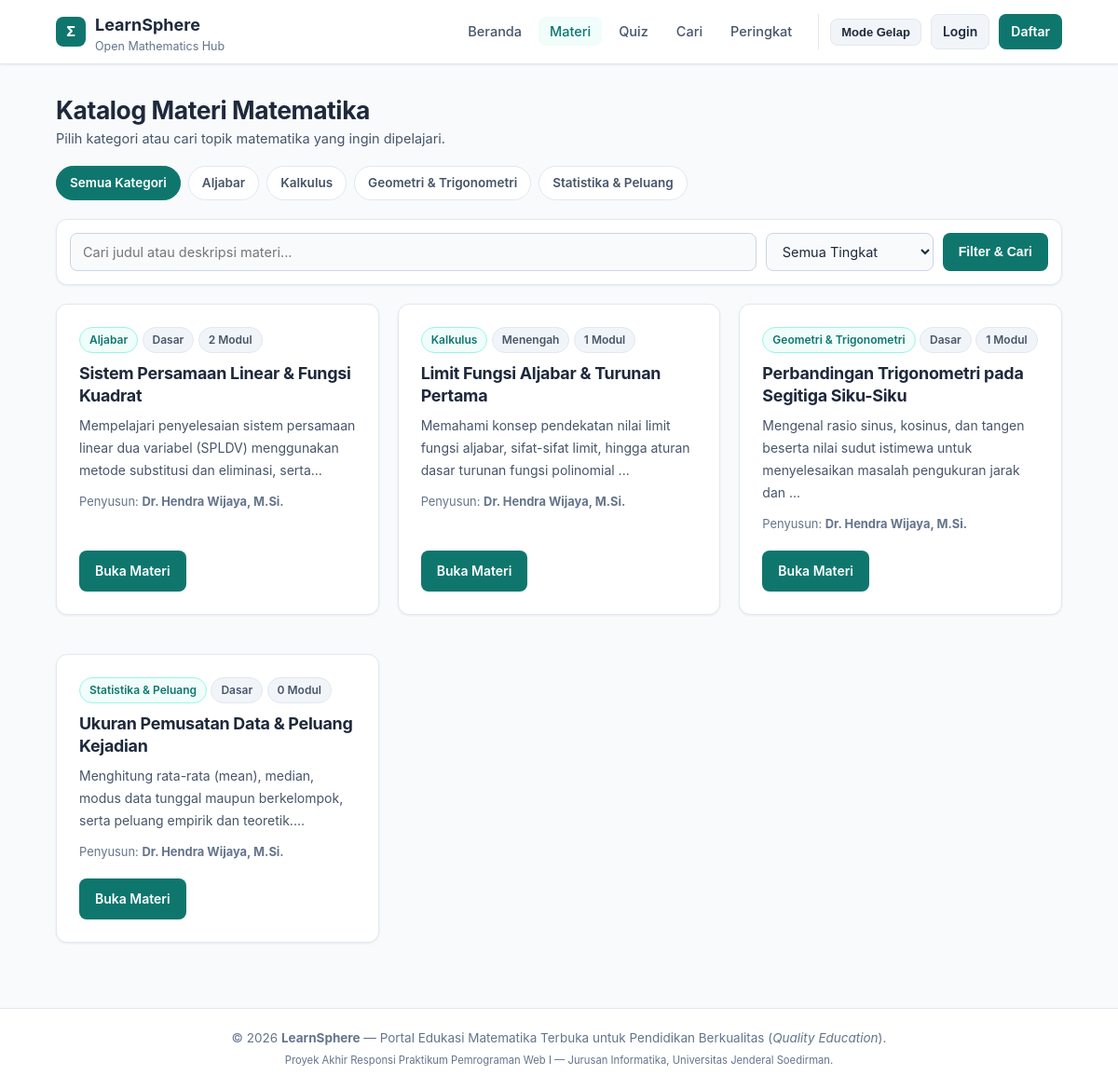
The app's page /materi.php with its own data.
### tables this page shows
CREATE TABLE kategori (
    id INT(11) AUTO_INCREMENT PRIMARY KEY,
    nama_kategori VARCHAR(80) NOT NULL UNIQUE,
    deskripsi VARCHAR(255) NOT NULL
);

CREATE TABLE materi (
    id INT(11) AUTO_INCREMENT PRIMARY KEY,
    kategori_id INT(11) NOT NULL,
    user_id INT(11) NOT NULL,
    judul VARCHAR(150) NOT NULL,
    tingkat ENUM('Dasar', 'Menengah', 'Lanjut') NOT NULL DEFAULT 'Dasar',
    deskripsi TEXT NOT NULL,
    thumbnail VARCHAR(255) DEFAULT NULL,
    created_at TIMESTAMP DEFAULT CURRENT_TIMESTAMP,
    FOREIGN KEY (kategori_id) REFERENCES kategori(id) ON DELETE RESTRICT,
    FOREIGN KEY (user_id) REFERENCES users(id) ON DELETE CASCADE
);

CREATE TABLE users (
    id INT(11) AUTO_INCREMENT PRIMARY KEY,
    nama_lengkap VARCHAR(100) NOT NULL,
    username VARCHAR(50) NOT NULL UNIQUE,
    email VARCHAR(100) NOT NULL UNIQUE,
    password VARCHAR(255) NOT NULL,
    role ENUM('user', 'pengajar', 'admin') NOT NULL DEFAULT 'user',
    status_pengajar ENUM('none', 'pending', 'approved', 'rejected') NOT NULL DEFAULT 'none',
    bidang_keahlian VARCHAR(200) DEFAULT NULL,
    created_at TIMESTAMP DEFAULT CURRENT_TIMESTAMP
);

### materi.php (the view, shortened to what this page needs)
<?php
require_once 'config/koneksi.php';
$kategori_aktif = isset($_GET['kategori']) ? (int)$_GET['kategori'] : 0;
$cari           = isset($_GET['q']) ? trim($_GET['q']) : '';
$where = [];
$where_sql = count($where) > 0 ? "WHERE " . implode(" AND ", $where) : "";
$query = "SELECT m.*, k.nama_kategori, u.nama_lengkap AS pembuat,
          (SELECT COUNT(*) FROM modul_materi mm WHERE mm.materi_id = m.id) AS jumlah_modul
          FROM materi m
          JOIN kategori k ON m.kategori_id = k.id
          JOIN users u ON m.user_id = u.id
          $where_sql
          ORDER BY m.created_at DESC";
$result = mysqli_query($conn, $query);
$kategori_list = mysqli_query($conn, "SELECT * FROM kategori ORDER BY id ASC");
include 'includes/header.php';
?>
<div style="display:flex; justify-content:space-between; align-items:center; flex-wrap:wrap; gap:10px; margin-bottom:16px;">
    <div>
        <h1>Katalog Materi Matematika</h1>
        <p style="color:var(--text-secondary); font-size:14.5px;">Pilih kategori atau cari topik matematika yang ingin dipelajari.</p>
    </div>
</div>
<div class="filter-pills">
    <a href="materi.php" class="pill-link <?= $kategori_aktif === 0 ? 'active' : '' ?>">Semua Kategori</a>
    <?php while ($kat = mysqli_fetch_assoc($kategori_list)): ?>
        <a href="materi.php?kategori=<?= $kat['id'] ?>" class="pill-link <?= $kategori_aktif === (int)$kat['id'] ? 'active' : '' ?>">
            <?= htmlspecialchars($kat['nama_kategori']) ?>
        </a>
    <?php endwhile; ?>
</div>
<form method="GET" action="materi.php" class="search-bar-box">
    <input type="text" name="q" value="<?= htmlspecialchars($cari) ?>" placeholder="Cari judul atau deskripsi materi...">
    <select name="tingkat">
        <option value="">Semua Tingkat</option>
    </select>
    <button type="submit" class="btn btn-primary">Filter & Cari</button>
</form>
<?php if (mysqli_num_rows($result) === 0): ?>
    <div class="card" style="text-align:center; color:var(--text-muted);">
        Tidak ada materi matematika yang sesuai dengan kriteria pencarian Anda.
    </div>
<?php else: ?>
    <section class="grid-3">
        <?php while ($row = mysqli_fetch_assoc($result)): ?>
            <div class="card card-hover" style="display:flex; flex-direction:column; justify-content:space-between;">
                <div>
                    <span class="badge badge-accent"><?= htmlspecialchars($row['nama_kategori']) ?></span>
                    <span class="badge"><?= htmlspecialchars($row['tingkat']) ?></span>
                    <span class="badge"><?= $row['jumlah_modul'] ?> Modul</span>
                    <h3 style="margin-top:10px;"><?= htmlspecialchars($row['judul']) ?></h3>
                    <p style="font-size:14px; color:var(--text-secondary); margin:8px 0;">
                        <?= htmlspecialchars(substr($row['deskripsi'], 0, 120)) ?>...
                    </p>
                    <p><small style="color:var(--text-muted);">Penyusun: <b><?= htmlspecialchars($row['pembuat']) ?></b></small></p>
                </div>
                <div style="margin-top:16px; display:flex; gap:8px; flex-wrap:wrap;">
                    <a href="materi_detail.php?id=<?= $row['id'] ?>" class="btn btn-primary">Buka Materi</a>
                </div>
            </div>
        <?php endwhile; ?>
    </section>
<?php endif; ?>
<?php include 'includes/footer.php'; ?>

### assets/css/style.css (style rules this page uses)
:root { --bg-page: #f8fafc; --bg-surface: #ffffff; --bg-subtle: #f1f5f9; --border-color: #e2e8f0; --border-strong: #cbd5e1; --text-primary: #1e293b; --text-secondary: #475569; --text-muted: #64748b; --accent: #0f766e; --accent-hover: #115e59; --accent-soft: #f0fdfa; --accent-border: #99f6e4; --success-bg: #ecfdf5; --success-border: #10b981; --success-text: #065f46; --error-bg: #fef2f2; --error-border: #ef4444; --error-text: #991b1b; --warning-bg: #fffbeb; --warning-border: #f59e0b; --shadow-sm: 0 1px 3px rgba(15, 23, 42, 0.04), 0 1px 2px rgba(15, 23, 42, 0.03); --shadow-md: 0 4px 12px rgba(15, 23, 42, 0.06); }
* { box-sizing: border-box; margin: 0; padding: 0; }
body { font-family: 'Inter', -apple-system, BlinkMacSystemFont, 'Segoe UI', Roboto, sans-serif; background-color: var(--bg-page); color: var(--text-primary); line-height: 1.7; font-size: 15.5px; display: flex; flex-direction: column; min-height: 100vh; transition: background-color 0.25s ease, color 0.25s ease; }
h1, h2, h3, h4 { color: var(--text-primary); font-weight: 700; letter-spacing: -0.015em; line-height: 1.35; }
h1 { font-size: 1.65rem; }
h3 { font-size: 1.12rem; }
a { color: var(--accent); text-decoration: none; }
.card { background-color: var(--bg-surface); border: 1px solid var(--border-color); border-radius: 12px; padding: 24px; margin-bottom: 22px; box-shadow: var(--shadow-sm); transition: border-color 0.2s ease, box-shadow 0.2s ease; }
.grid-3 { display: grid; grid-template-columns: repeat(auto-fit, minmax(290px, 1fr)); gap: 20px; }
.btn { display: inline-flex; align-items: center; justify-content: center; gap: 6px; padding: 9px 16px; border-radius: 8px; text-decoration: none !important; font-weight: 600; font-size: 14px; cursor: pointer; border: 1px solid transparent; transition: all 0.18s ease; }
.btn-primary { background-color: var(--accent); color: #ffffff !important; }
input[type="text"], input[type="email"], input[type="password"], input[type="number"], input[type="url"], input[type="file"], select, textarea { width: 100%; padding: 10px 13px; background-color: var(--bg-page); color: var(--text-primary); border: 1px solid var(--border-strong); border-radius: 8px; font-size: 14.5px; font-family: inherit; transition: border-color 0.2s ease, box-shadow 0.2s ease; }
.badge { display: inline-block; padding: 3px 10px; font-size: 12px; font-weight: 600; border-radius: 20px; background-color: var(--bg-subtle); color: var(--text-secondary); border: 1px solid var(--border-color); }
.badge-accent { background-color: var(--accent-soft); color: var(--accent); border-color: var(--accent-border); }
.search-bar-box { display: flex; gap: 10px; flex-wrap: wrap; background-color: var(--bg-surface); border: 1px solid var(--border-color); padding: 14px; border-radius: 12px; margin-bottom: 20px; box-shadow: var(--shadow-sm); }
.search-bar-box input[type="text"] { flex: 1; min-width: 220px; }
.search-bar-box select { width: auto; min-width: 180px; }
.filter-pills { display: flex; gap: 8px; flex-wrap: wrap; margin-bottom: 20px; }
.pill-link { padding: 6px 14px; border-radius: 20px; font-size: 13.5px; font-weight: 600; background-color: var(--bg-surface); color: var(--text-secondary); border: 1px solid var(--border-color); text-decoration: none !important; transition: all 0.18s ease; }
.pill-link:hover, .pill-link.active { background-color: var(--accent); color: #ffffff !important; border-color: var(--accent); }

### records on screen
kategori: nama_kategori "Aljabar"
kategori: nama_kategori "Kalkulus"
kategori: nama_kategori "Geometri & Trigonometri"
kategori: nama_kategori "Statistika & Peluang"
materi: kategori.nama_kategori "Aljabar", tingkat "Dasar", jumlah_modul "2", judul "Sistem Persamaan Linear & Fungsi Kuadrat", deskripsi "Mempelajari penyelesaian sistem persamaan linear dua variabel (SPLDV) menggunakan metode substitusi dan eliminasi, serta", user.nama_lengkap "Dr. Hendra Wijaya, M.Si."
materi: kategori.nama_kategori "Kalkulus", tingkat "Menengah", jumlah_modul "1", judul "Limit Fungsi Aljabar & Turunan Pertama", deskripsi "Memahami konsep pendekatan nilai limit fungsi aljabar, sifat-sifat limit, hingga aturan dasar turunan fungsi polinomial", user.nama_lengkap "Dr. Hendra Wijaya, M.Si."
materi: kategori.nama_kategori "Geometri & Trigonometri", tingkat "Dasar", jumlah_modul "1", judul "Perbandingan Trigonometri pada Segitiga Siku-Siku", deskripsi "Mengenal rasio sinus, kosinus, dan tangen beserta nilai sudut istimewa untuk menyelesaikan masalah pengukuran jarak dan", user.nama_lengkap "Dr. Hendra Wijaya, M.Si."
materi: kategori.nama_kategori "Statistika & Peluang", tingkat "Dasar", jumlah_modul "0", judul "Ukuran Pemusatan Data & Peluang Kejadian", deskripsi "Menghitung rata-rata (mean), median, modus data tunggal maupun berkelompok, serta peluang empirik dan teoretik.", user.nama_lengkap "Dr. Hendra Wijaya, M.Si."
